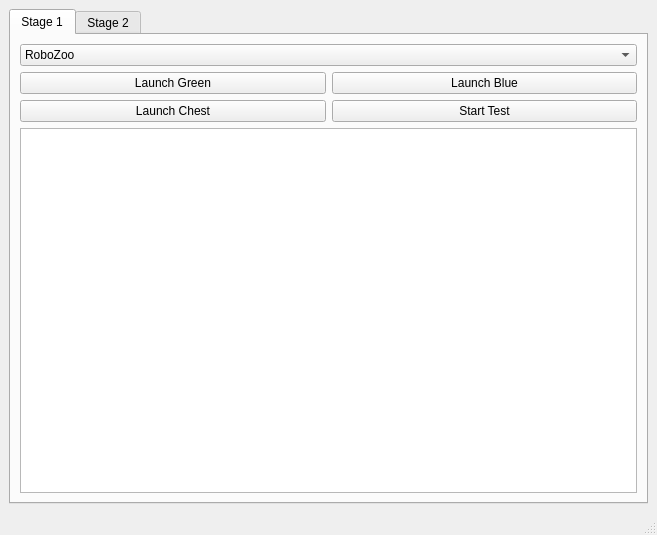
<?xml version="1.0" encoding="UTF-8"?>
<ui version="4.0">
 <class>MainWindow</class>
 <widget class="QMainWindow" name="MainWindow">
  <property name="geometry">
   <rect>
    <x>0</x>
    <y>0</y>
    <width>657</width>
    <height>535</height>
   </rect>
  </property>
  <property name="windowTitle">
   <string>MainWindow</string>
  </property>
  <widget class="QWidget" name="centralwidget">
   <layout class="QVBoxLayout" name="verticalLayout_2">
    <item>
     <widget class="QTabWidget" name="tabWidget">
      <property name="currentIndex">
       <number>0</number>
      </property>
      <widget class="QWidget" name="tab">
       <attribute name="title">
        <string>Stage 1</string>
       </attribute>
       <layout class="QVBoxLayout" name="verticalLayout_4">
        <item>
         <layout class="QVBoxLayout" name="verticalLayout_3">
          <item>
           <layout class="QVBoxLayout" name="verticalLayout">
            <item>
             <widget class="QComboBox" name="comboBox">
              <item>
               <property name="text">
                <string>RoboZoo</string>
               </property>
              </item>
              <item>
               <property name="text">
                <string>General Purpose Service Robot</string>
               </property>
              </item>
              <item>
               <property name="text">
                <string>Manipulation Test</string>
               </property>
              </item>
              <item>
               <property name="text">
                <string>Navigation Test</string>
               </property>
              </item>
              <item>
               <property name="text">
                <string>Person Recognition Test</string>
               </property>
              </item>
              <item>
               <property name="text">
                <string>Speech Recognition and Audio Detection Test</string>
               </property>
              </item>
             </widget>
            </item>
            <item>
             <layout class="QHBoxLayout" name="horizontalLayout_3">
              <item>
               <widget class="QPushButton" name="pushButton_6">
                <property name="text">
                 <string>Launch Green</string>
                </property>
               </widget>
              </item>
              <item>
               <widget class="QPushButton" name="pushButton_5">
                <property name="text">
                 <string>Launch Blue</string>
                </property>
               </widget>
              </item>
             </layout>
            </item>
            <item>
             <layout class="QHBoxLayout" name="horizontalLayout">
              <item>
               <widget class="QPushButton" name="pushButton">
                <property name="text">
                 <string>Launch Chest</string>
                </property>
               </widget>
              </item>
              <item>
               <widget class="QPushButton" name="pushButton_2">
                <property name="text">
                 <string>Start Test</string>
                </property>
               </widget>
              </item>
             </layout>
            </item>
           </layout>
          </item>
          <item>
           <widget class="QTextBrowser" name="textBrowser"/>
          </item>
         </layout>
        </item>
       </layout>
      </widget>
      <widget class="QWidget" name="tab_2">
       <attribute name="title">
        <string>Stage 2</string>
       </attribute>
       <layout class="QVBoxLayout" name="verticalLayout_7">
        <item>
         <layout class="QVBoxLayout" name="verticalLayout_6">
          <item>
           <widget class="QComboBox" name="comboBox_2">
            <item>
             <property name="text">
              <string>Restaurant</string>
             </property>
            </item>
            <item>
             <property name="text">
              <string>RoboNurse</string>
             </property>
            </item>
            <item>
             <property name="text">
              <string>Wake Me Up</string>
             </property>
            </item>
           </widget>
          </item>
          <item>
           <layout class="QHBoxLayout" name="horizontalLayout_2">
            <item>
             <widget class="QPushButton" name="pushButton_3">
              <property name="minimumSize">
               <size>
                <width>50</width>
                <height>40</height>
               </size>
              </property>
              <property name="text">
               <string>Launch Robot</string>
              </property>
             </widget>
            </item>
            <item>
             <widget class="QPushButton" name="pushButton_4">
              <property name="minimumSize">
               <size>
                <width>50</width>
                <height>40</height>
               </size>
              </property>
              <property name="text">
               <string>Start Test</string>
              </property>
             </widget>
            </item>
           </layout>
          </item>
         </layout>
        </item>
       </layout>
      </widget>
     </widget>
    </item>
   </layout>
  </widget>
  <widget class="QMenuBar" name="menubar">
   <property name="geometry">
    <rect>
     <x>0</x>
     <y>0</y>
     <width>657</width>
     <height>20</height>
    </rect>
   </property>
  </widget>
  <widget class="QStatusBar" name="statusbar"/>
 </widget>
 <resources/>
 <connections>
  <connection>
   <sender>pushButton_2</sender>
   <signal>clicked()</signal>
   <receiver>MainWindow</receiver>
   <slot>startTest()</slot>
   <hints>
    <hint type="sourcelabel">
     <x>569</x>
     <y>148</y>
    </hint>
    <hint type="destinationlabel">
     <x>362</x>
     <y>62</y>
    </hint>
   </hints>
  </connection>
  <connection>
   <sender>pushButton</sender>
   <signal>clicked()</signal>
   <receiver>MainWindow</receiver>
   <slot>launchRobot()</slot>
   <hints>
    <hint type="sourcelabel">
     <x>325</x>
     <y>148</y>
    </hint>
    <hint type="destinationlabel">
     <x>219</x>
     <y>42</y>
    </hint>
   </hints>
  </connection>
  <connection>
   <sender>comboBox</sender>
   <signal>currentIndexChanged(QString)</signal>
   <receiver>MainWindow</receiver>
   <slot>updateTest()</slot>
   <hints>
    <hint type="sourcelabel">
     <x>169</x>
     <y>83</y>
    </hint>
    <hint type="destinationlabel">
     <x>127</x>
     <y>35</y>
    </hint>
   </hints>
  </connection>
  <connection>
   <sender>pushButton_5</sender>
   <signal>clicked()</signal>
   <receiver>MainWindow</receiver>
   <slot>launchGreen()</slot>
   <hints>
    <hint type="sourcelabel">
     <x>544</x>
     <y>115</y>
    </hint>
    <hint type="destinationlabel">
     <x>286</x>
     <y>28</y>
    </hint>
   </hints>
  </connection>
  <connection>
   <sender>pushButton_6</sender>
   <signal>clicked()</signal>
   <receiver>MainWindow</receiver>
   <slot>launchBlue()</slot>
   <hints>
    <hint type="sourcelabel">
     <x>325</x>
     <y>115</y>
    </hint>
    <hint type="destinationlabel">
     <x>442</x>
     <y>29</y>
    </hint>
   </hints>
  </connection>
 </connections>
 <slots>
  <slot>startTest()</slot>
  <slot>launchChest()</slot>
  <slot>updateTest()</slot>
  <slot>killRobot()</slot>
  <slot>killTest()</slot>
  <slot>launchGreen()</slot>
  <slot>launchBlue()</slot>
 </slots>
</ui>
